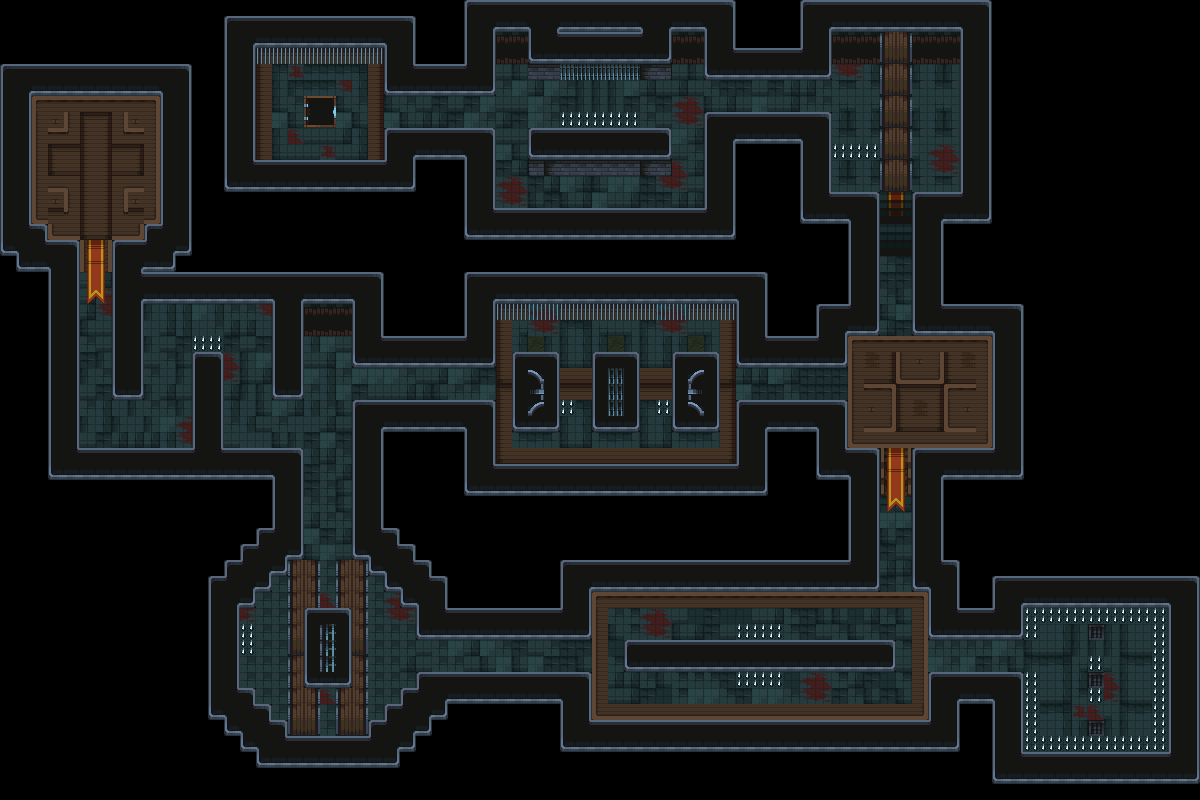

A level layout from a 2D game, rendered from its tile map. Below: a short description, then the map file with tile-grid data replaced by summaries:
An orthogonal 75x50 tile map with 16x16 px tiles, 5 tile layers (Floor, Saferoom, Wall, Traps, ...).

<map version="1.10" tiledversion="git" orientation="orthogonal" renderorder="right-down" width="75" height="50" tilewidth="16" tileheight="16" infinite="0" nextlayerid="6" nextobjectid="1">
 <editorsettings>
  <export target="../Level1.json" format="json" />
 </editorsettings>
 <tileset firstgid="1" name="Dungeon_Tileset" tilewidth="16" tileheight="16" tilecount="625" columns="25">
  <image source="Dungeon_Tileset.png" width="400" height="400" />
 </tileset>
 <layer id="3" name="Floor" width="75" height="50">
  <data>[3750 cells, 1158 non-empty, 70 distinct tile ids]</data>
 </layer>
 <layer id="2" name="Saferoom" width="75" height="50">
  <data>[3750 cells, 150 non-empty, 37 distinct tile ids]</data>
 </layer>
 <layer id="1" name="Wall" width="75" height="50">
  <data>[3750 cells, 1271 non-empty, 25 distinct tile ids]</data>
 </layer>
 <layer id="4" name="Traps" width="75" height="50">
  <data>[3750 cells, 55 non-empty, 1 distinct tile ids]</data>
 </layer>
 <layer id="5" name="False Floor" width="75" height="50">
  <data>[3750 cells, 26 non-empty, 2 distinct tile ids]</data>
 </layer>
</map>
